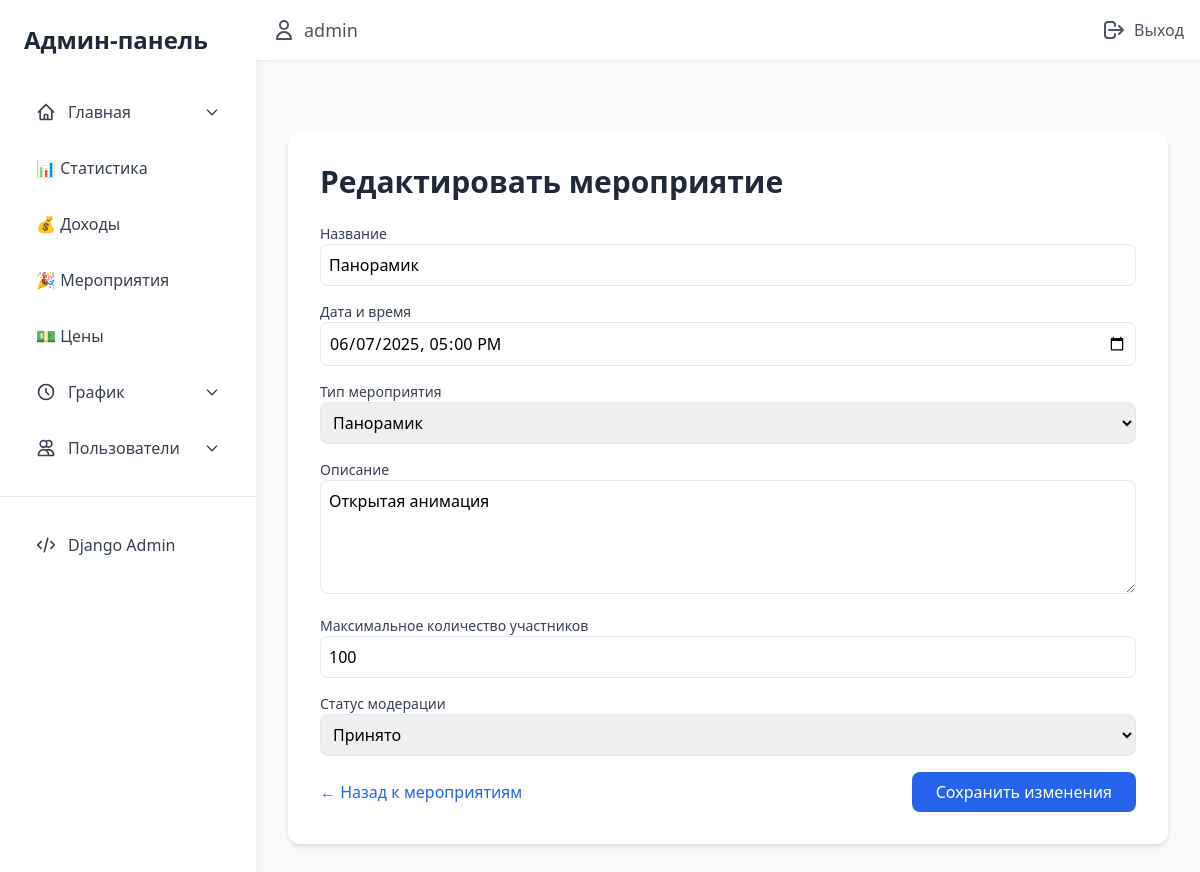
Screenshot of /staff/events/edit/23/ (signed in) with the database file from the repository.
### main/models.py (models this page shows, shortened)
class CustomUser(AbstractUser):
    ROLE_CHOICES = [
        ('CLIENT', 'Клиент'),
        ('STAFF', 'Сотрудник'),
        ('MANAGER', 'Менеджер'),
        ('ADMIN', 'Администратор'),
    ]
    PROFESSIONAL_ROLES = [
        ('none', 'Не назначена'),
        ('animator', 'Детский городок'),
        ('additional', 'Доп. сотрудник'),
        ('vr_operator', 'VR сотрудник'),
        ('cashier', 'Кассир (Администратор)'),
    ]
    phone_number = models.CharField(max_length=15, unique=True, verbose_name="Номер телефона")
    role = models.CharField(
        max_length=10,
        choices=ROLE_CHOICES,
        default='CLIENT',
        verbose_name='Роль'
    )
    professional_role = models.CharField(
        max_length=20,
        choices=PROFESSIONAL_ROLES,
        default='none',
        verbose_name='Профессиональная роль'
    )
    email = models.EmailField(unique=True, verbose_name="Email")

### staff/models.py (models this page shows, shortened)
class Event(models.Model):
    LOCATION_CHOICES = [
        ('main', 'Основная площадка'),
        ('secondary', 'Дополнительная площадка')
    ]
    name = models.CharField(max_length=255, verbose_name="Название")
    description = models.TextField(verbose_name="Описание")
    date = models.DateTimeField(verbose_name="Дата и время")
    location = models.CharField(
        max_length=100,
        choices=LOCATION_CHOICES,
        default='main',
        verbose_name="Место проведения"
    )
    event_type = models.CharField(
        max_length=50,
        choices=EVENT_TYPES,
        verbose_name="Тип мероприятия"
    )
    moderation_status = models.CharField(
        max_length=20,
        choices=MODERATION_STATUS,
        default='pending',
        verbose_name="Статус модерации"
    )
    booking = models.OneToOneField(
        'bookings.Booking',
        on_delete=models.CASCADE,
        null=True,
        blank=True,
        verbose_name="Бронирование"
    )
    image = models.ImageField(
        upload_to='events/',
        null=True,
        blank=True,
        verbose_name="Изображение"
    )
    max_participants = models.PositiveIntegerField(
        default=10,
        verbose_name='Максимальное количество участников'
    )
    class Meta:
        verbose_name = "Мероприятие"
        verbose_name_plural = "Мероприятия"
        ordering = ['date']

### staff/views.py (the view, shortened to what this page needs)
# urls.py: path('events/edit/<int:event_id>/', views.edit_event, name='edit-event'),
@login_required
@role_required('Admin', 'Manager')
def edit_event(request, event_id):
    event = get_object_or_404(Event, id=event_id)
    if request.method == 'GET':
        form = EventForm(instance=event)
        if request.headers.get('X-Requested-With') == 'XMLHttpRequest':
            html = render_to_string('staff/common/partials/edit_event_form.html',
                                    {'form': form, 'event': event},
                                    request=request)
            return JsonResponse({'html': html})
        return render(request, 'staff/admin/edit_event.html', {
            'form': form,
            'event': event
        })

### staff/views.py (called while the page is built)
def role_required(*group_names):
    def in_groups(user):
        if user.is_authenticated:
            if bool(user.groups.filter(name__in=group_names)) or user.is_superuser:
                return True
        return False
    return lambda u: user_passes_test(in_groups)(u)

### staff/templates/staff/admin/edit_event.html (shortened to what this page needs)
{% extends 'staff/base_admin.html' %}
{% load static %}
{% block admin_content %}
<div class="max-w-4xl mx-auto mt-10 bg-white rounded-xl shadow-md p-8">
  <h1 class="text-3xl font-bold mb-6 text-gray-800">Редактировать мероприятие</h1>
  <form method="post" enctype="multipart/form-data">
    <div class="mb-4">
      <label class="block text-sm font-medium text-gray-700">Название</label>
      {{ form.name }}
    </div>
    <div class="mb-4">
      <label class="block text-sm font-medium text-gray-700">Дата и время</label>
      {{ form.date }}
    </div>
    <div class="mb-4">
      <label class="block text-sm font-medium text-gray-700">Тип мероприятия</label>
      {{ form.event_type }}
    </div>
    <div class="mb-4">
      <label class="block text-sm font-medium text-gray-700">Описание</label>
      {{ form.description }}
    </div>
    <div class="mb-4">
      <label class="block text-sm font-medium text-gray-700">Максимальное количество участников</label>
      {{ form.max_participants }}
    </div>
    <div class="mb-4">
      <label class="block text-sm font-medium text-gray-700">Статус модерации</label>
      {{ form.moderation_status }}
    </div>
    <div class="flex justify-between items-center">
      <a href="{% url 'staff:events' %}" class="text-blue-600 hover:underline">← Назад к мероприятиям</a>
      <button type="submit" class="bg-blue-600 text-white px-6 py-2 rounded-lg hover:bg-blue-700 transition">
        Сохранить изменения
      </button>
    </div>
  </form>
</div>
{% endblock %}

### staff/templates/staff/base_admin.html (shortened to what this page needs)
{% load static %}
<!DOCTYPE html>
<html lang="ru">
<head>
    <link rel="stylesheet" href="https://cdn.jsdelivr.net/npm/flatpickr/dist/flatpickr.min.css">
    <link rel="stylesheet" href="{% static 'staff/css/admin.css' %}">
    <script src="https://cdn.tailwindcss.com"></script>
</head>
<body class="bg-gray-50">
    <div class="min-h-screen flex">
        <aside class="w-64 bg-white shadow-lg fixed left-0 top-0 bottom-0 overflow-y-auto z-10">
            <div class="p-6">
                <h2 class="text-2xl font-bold text-gray-800 mb-8">Админ-панель</h2>
                <nav class="space-y-2">
                    <div x-data="{ open: false }" @mouseenter="open = true" @mouseleave="open = false" class="relative">
                        <button class="flex items-center w-full p-3 text-gray-700 hover:bg-blue-50 rounded-lg transition-all">
                            <svg class="w-5 h-5 mr-3" fill="none" stroke="currentColor" viewBox="0 0 24 24">
                                <path stroke-linecap="round" stroke-linejoin="round" stroke-width="2"
                                      d="M3 12l2-2m0 0l7-7 7 7M5 10v10a1 1 0 001 1h3m10-11l2 2m-2-2v10a1 1 0 01-1 1h-3m-6 0a1 1 0 001-1v-4a1 1 0 011-1h2a1 1 0 011 1v4a1 1 0 001 1m-6 0h6"/>
                            </svg>
                            Главная
                            <svg class="ml-auto w-4 h-4 transform transition-transform"
                                 :class="open ? 'rotate-180' : ''" fill="none" stroke="currentColor" viewBox="0 0 24 24">
                                <path stroke-linecap="round" stroke-linejoin="round" stroke-width="2"
                                      d="M19 9l-7 7-7-7"/>
                            </svg>
                        </button>
                    </div>
                    <a href="{% url 'staff:statistics' %}"
                       class="block p-3 text-gray-700 hover:bg-blue-50 rounded-lg transition-all">📊 Статистика</a>
                    <a href="{% url 'staff:income-management' %}"
                       class="block p-3 text-gray-700 hover:bg-blue-50 rounded-lg transition-all">💰 Доходы</a>
                    <a href="{% url 'staff:events' %}"
                       class="block p-3 text-gray-700 hover:bg-blue-50 rounded-lg transition-all">🎉 Мероприятия</a>
                    <a href="{% url 'staff:price-settings' %}"
                       class="block p-3 text-gray-700 hover:bg-blue-50 rounded-lg transition-all">💵 Цены</a>
                    <div x-data="{ open: false }" @mouseenter="open = true" @mouseleave="open = false" class="relative">
                        <button class="flex items-center w-full p-3 text-gray-700 hover:bg-blue-50 rounded-lg transition-all">
                            <svg class="w-5 h-5 mr-3" fill="none" stroke="currentColor" viewBox="0 0 24 24">
                                <path stroke-linecap="round" stroke-linejoin="round" stroke-width="2"
                                      d="M12 8v4l3 3m6-3a9 9 0 11-18 0 9 9 0 0118 0z"/>
                            </svg>
                            График
                            <svg class="ml-auto w-4 h-4 transform transition-transform"
                                 :class="open ? 'rotate-180' : ''" fill="none" stroke="currentColor" viewBox="0 0 24 24">
                                <path stroke-linecap="round" stroke-linejoin="round" stroke-width="2"
                                      d="M19 9l-7 7-7-7"/>
                            </svg>
                        </button>
                    </div>
                    <div x-data="{ open: false }" @mouseenter="open = true" @mouseleave="open = false" class="relative">
                        <button class="flex items-center w-full p-3 text-gray-700 hover:bg-blue-50 rounded-lg transition-all">
                            <svg class="w-5 h-5 mr-3" fill="none" stroke="currentColor" viewBox="0 0 24 24">
                                <path stroke-linecap="round" stroke-linejoin="round" stroke-width="2"
                                      d="M12 4.354a4 4 0 110 5.292M15 21H3v-1a6 6 0 0112 0v1zm0 0h6v-1a6 6 0 00-9-5.197M13 7a4 4 0 11-8 0 4 4 0 018 0z"/>
                            </svg>
                            Пользователи
                            <svg class="ml-auto w-4 h-4 transform transition-transform"
                                 :class="open ? 'rotate-180' : ''" fill="none" stroke="currentColor" viewBox="0 0 24 24">
                                <path stroke-linecap="round" stroke-linejoin="round" stroke-width="2"
                                      d="M19 9l-7 7-7-7"/>
                            </svg>
                        </button>
                    </div>
                </nav>
            </div>
            <div class="p-6 border-t mt-auto">
                <a href="{% url 'admin:index' %}"
                   class="flex items-center p-3 text-gray-700 hover:bg-blue-50 rounded-lg transition-all">
                    <svg class="w-5 h-5 mr-3" fill="none" stroke="currentColor" viewBox="0 0 24 24">
                        <path stroke-linecap="round" stroke-linejoin="round" stroke-width="2"
                              d="M10 20l4-16m4 4l4 4-4 4M6 16l-4-4 4-4"/>
                    </svg>
                    Django Admin
                </a>
            </div>
        </aside>
        <div class="ml-64 flex-1">
            <header class="bg-white shadow-sm sticky top-0 z-10">
                <div class="max-w-7xl mx-auto px-4 py-4 flex justify-between items-center">
                    <div class="flex items-center space-x-4">
                        <a href="{% url 'accounts:profile' %}" class="text-gray-600 hover:text-gray-900 flex items-center">
                            <svg class="w-6 h-6 mr-2" fill="none" stroke="currentColor" viewBox="0 0 24 24">
                                <path stroke-linecap="round" stroke-linejoin="round" stroke-width="2"
                                      d="M16 7a4 4 0 11-8 0 4 4 0 018 0zM12 14a7 7 0 00-7 7h14a7 7 0 00-7-7z"/>
                            </svg>
                            <span class="text-lg font-medium">{{ user.username }}</span>
                        </a>
                    </div>
                    <form action="{% url 'accounts:logout' %}" method="post">
                        <button type="submit" class="flex items-center text-gray-600 hover:text-gray-900">
                            <svg class="w-6 h-6 mr-2" fill="none" stroke="currentColor" viewBox="0 0 24 24">
                                <path stroke-linecap="round" stroke-linejoin="round" stroke-width="2"
                                      d="M17 16l4-4m0 0l-4-4m4 4H7m6 4v1a3 3 0 01-3 3H6a3 3 0 01-3-3V7a3 3 0 013-3h4a3 3 0 013 3v1"/>
                            </svg>
                            Выход
                        </button>
                    </form>
                </div>
            </header>
            <main class="p-8">
                {% block admin_content %}
                {% endblock %}
            </main>
        </div>
    </div>
</body>
</html>

### rows the page displays
CustomUser: username "admin"
Event: name "Панорамик", date "06/07/2025 17:00", event_type "Панорамик", description "Открытая анимация", max_participants "100", moderation_status "Принято"
